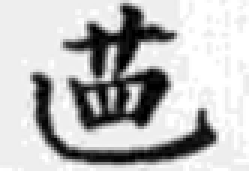
#> input picture data1.png, 83 x 57 px (shown 3 times larger)
$ python -i guqin.py   (imports and definitions only)
#> lines starting #> are read from the running program, lines starting #| are printed output that depends on the picture
"""從含有儲存格內圖片的 Excel 訓練古琴影像辨識模型，或用模型預測新圖片。"""  # 說明本程式的用途。
import argparse  # 匯入命令列參數解析工具。
import json  # 匯入 JSON 工具以輸出容易閱讀與串接的預測結果。
import posixpath  # 匯入 ZIP 內部路徑的跨平台處理工具。
import re  # 匯入正規表示式以取得儲存格欄名。
import shutil  # 匯入檔案複製工具以匯出訓練圖片。
import tempfile  # 匯入暫存目錄工具以安全處理 Excel 內的圖片。
import xml.etree.ElementTree as ET  # 匯入 XML 解析器以讀取 xlsx 內部資料。
import zipfile  # 匯入 ZIP 工具，因為 xlsx 實際上是 ZIP 封裝格式。
from pathlib import Path  # 匯入路徑物件以安全處理 Windows 與其他平台路徑。
import joblib  # 匯入模型序列化工具以儲存及載入訓練成果。
import numpy as np  # 匯入數值陣列工具以計算影像特徵。
from PIL import Image, ImageOps  # 匯入影像讀取、旋轉修正及灰階處理工具。
from sklearn.ensemble import ExtraTreesClassifier  # 匯入適合小型資料集的隨機樹分類器。
from sklearn.model_selection import cross_val_score  # 匯入交叉驗證工具以估計模型表現。

MAIN_NS = "http://schemas.openxmlformats.org/spreadsheetml/2006/main"  # 定義 Excel 工作表 XML 命名空間。
PKG_NS = "http://schemas.openxmlformats.org/package/2006/relationships"  # 定義 xlsx 關係檔命名空間。
REL_NS = "http://schemas.openxmlformats.org/officeDocument/2006/relationships"  # 定義 Office 關係屬性的命名空間。
RICH_REL_NS = "http://schemas.microsoft.com/office/spreadsheetml/2022/richvaluerel"  # 定義儲存格內圖片關係命名空間。
RICH_DATA_NS = "http://schemas.microsoft.com/office/spreadsheetml/2017/richdata"  # 定義 Excel 豐富資料命名空間。
IMAGE_SIZE = 64  # 設定每張圖片統一縮放後的寬度與高度。
RANDOM_SEED = 42  # 設定固定亂數種子以讓訓練結果可以重現。


def xml_root(book: zipfile.ZipFile, name: str) -> ET.Element:  # 定義從 xlsx 讀取指定 XML 根節點的函式。
    return ET.fromstring(book.read(name))  # 讀取 ZIP 內的 XML 位元組並解析後回傳。


# [79 lines left out: functions shared_strings, cell_value, worksheet_rows, image_paths_by_metadata, load_excel_samples, not called in this run]


def image_feature(image_path: Path) -> np.ndarray:  # 定義把單張圖片轉成固定長度特徵向量的函式。
#> called with image_path = 'data1.png'
    with Image.open(image_path) as opened_image:  # 開啟圖片並確保使用完畢後自動關閉檔案。
#> opened_image is the input picture: PIL image 83x57 RGBA; mean R, G, B, A 189, 189, 189, 255
        image = ImageOps.exif_transpose(opened_image).convert("L")  # 按 EXIF 修正方向並轉成灰階影像。
        image = ImageOps.autocontrast(image)  # 自動拉伸明暗範圍以降低不同拍攝亮度的影響。
        image = ImageOps.fit(image, (IMAGE_SIZE, IMAGE_SIZE), method=Image.Resampling.LANCZOS)  # 等比例裁切並縮放到固定尺寸。
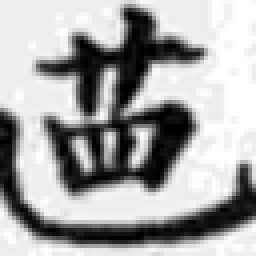
#> image: PIL image 64x64 L (shown 4 times larger); min 0, max 255, mean 166.4
        pixels = np.asarray(image, dtype=np.float32) / 255.0  # 將像素轉成零到一的浮點數陣列。
    gradient_y, gradient_x = np.gradient(pixels)  # 計算每個像素在水平與垂直方向的亮度梯度。
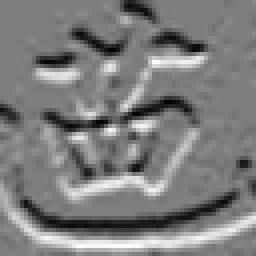
#> gradient_y: shape (64, 64) float32 (shown 4 times larger); min -0.359, max 0.371, mean -0.000308; drawn with min black and max white
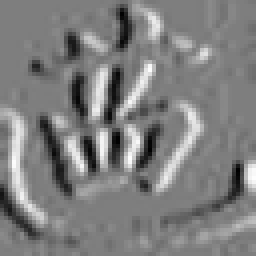
#> gradient_x: shape (64, 64) float32 (shown 4 times larger); min -0.369, max 0.376, mean 0.00323; drawn with min black and max white
    magnitude = np.hypot(gradient_x, gradient_y)  # 計算每個像素的邊緣強度。
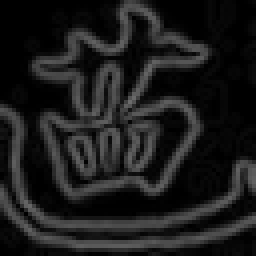
#> magnitude: shape (64, 64) float32 (shown 4 times larger); min 0, max 0.421, mean 0.109
    angle = (np.arctan2(gradient_y, gradient_x) + np.pi) % np.pi  # 將邊緣方向正規化到零至一百八十度。
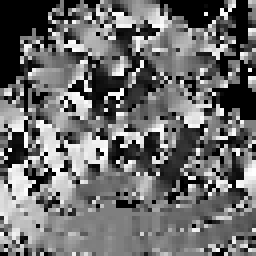
#> angle: shape (64, 64) float32 (shown 4 times larger); min 0, max 3.14, mean 1.34; drawn with min black and max white
    bin_index = np.minimum((angle * 9 / np.pi).astype(int), 8)  # 將每個邊緣方向分配到九個方向區間。
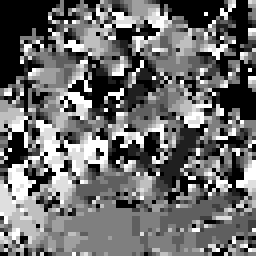
#> bin_index: shape (64, 64) int64 (shown 4 times larger); min 0, max 8, mean 3.42; drawn with min black and max white
    hog_parts: list[np.ndarray] = []  # 建立存放各區塊方向直方圖的清單。
    for top in range(0, IMAGE_SIZE, 8):  # 每八個像素由上到下切分影像。
        for left in range(0, IMAGE_SIZE, 8):  # 每八個像素由左到右切分影像。
            histogram = np.bincount(bin_index[top:top + 8, left:left + 8].ravel(), weights=magnitude[top:top + 8, left:left + 8].ravel(), minlength=9)  # 統計區塊內九個方向的加權邊緣量。
            hog_parts.append(histogram / (np.linalg.norm(histogram) + 1e-7))  # 正規化區塊直方圖並加入特徵清單。
#> after the loop, hog_parts = 64 items
    small_pixels = np.asarray(Image.fromarray((pixels * 255).astype(np.uint8)).resize((16, 16), Image.Resampling.BILINEAR), dtype=np.float32).ravel() / 255.0  # 加入低解析度外觀特徵以保留整體形狀。
#> small_pixels = 256 values, max 1 at index 111, min 0.0431 at index 56, mean 0.651
    return np.concatenate([small_pixels, *hog_parts]).astype(np.float32)  # 合併外觀與邊緣特徵並回傳固定長度向量。


# [54 lines left out: functions train, predict, build_parser, main, not called in this run]


# [2 lines not run here, left out]

>>> result = image_feature('data1.png')
#> result = 832 values, max 1 at index 111, min 0 at index 256, mean 0.345

$ run again, on data3.png
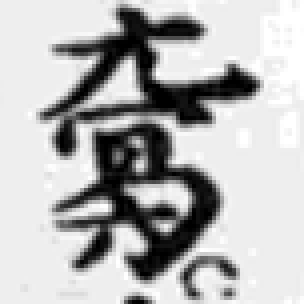
#> input picture data3.png, 76 x 76 px (shown 4 times larger)
#> in image_feature, opened_image is the input picture: PIL image 76x76 RGBA; mean R, G, B, A 182.4, 182.4, 182.4, 255
#> in image_feature, `magnitude = np.hypot(gradient_x, gradient_y)`:
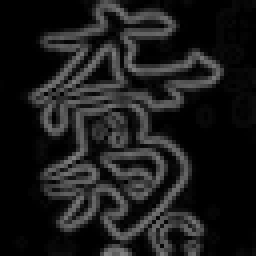
#> magnitude: shape (64, 64) float32 (shown 4 times larger); min 0, max 0.504, mean 0.106
#> in image_feature, `bin_index = np.minimum((angle * 9 / np.pi).astype(int), 8)`:
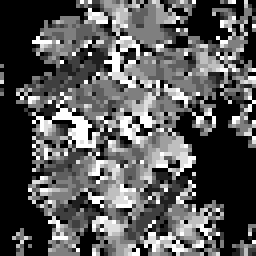
#> bin_index: shape (64, 64) int64 (shown 4 times larger); min 0, max 8, mean 2.77; drawn with min black and max white
#> after the loop in image_feature, `for top in range(0, IMAGE_SIZE, 8):`: hog_parts = 64 items
#> small_pixels = 256 values, max 0.992 at index 31, min 0.0863 at index 89, mean 0.715
#> result = 832 values, max 1 at index 544, min 0 at index 256, mean 0.372
